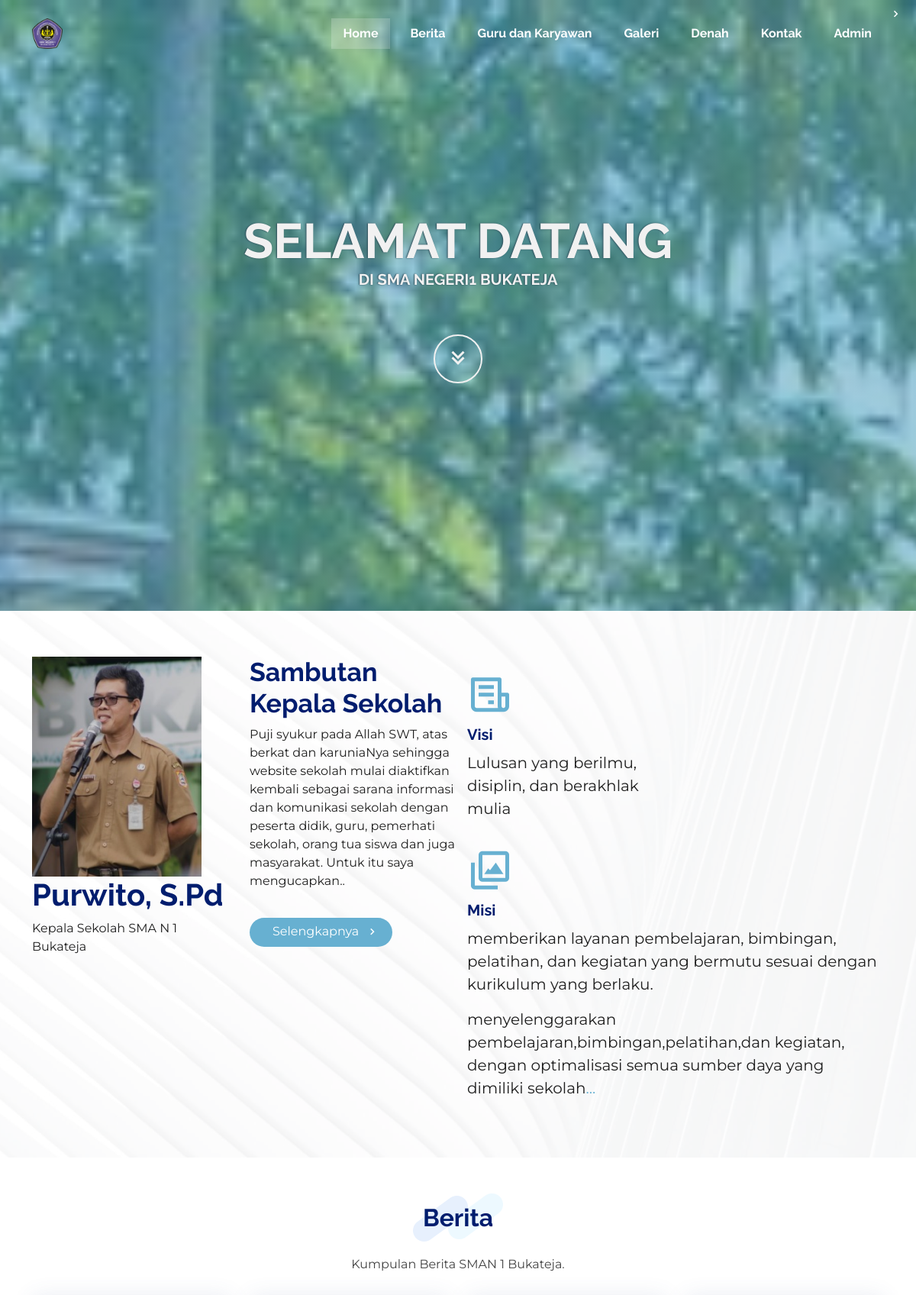
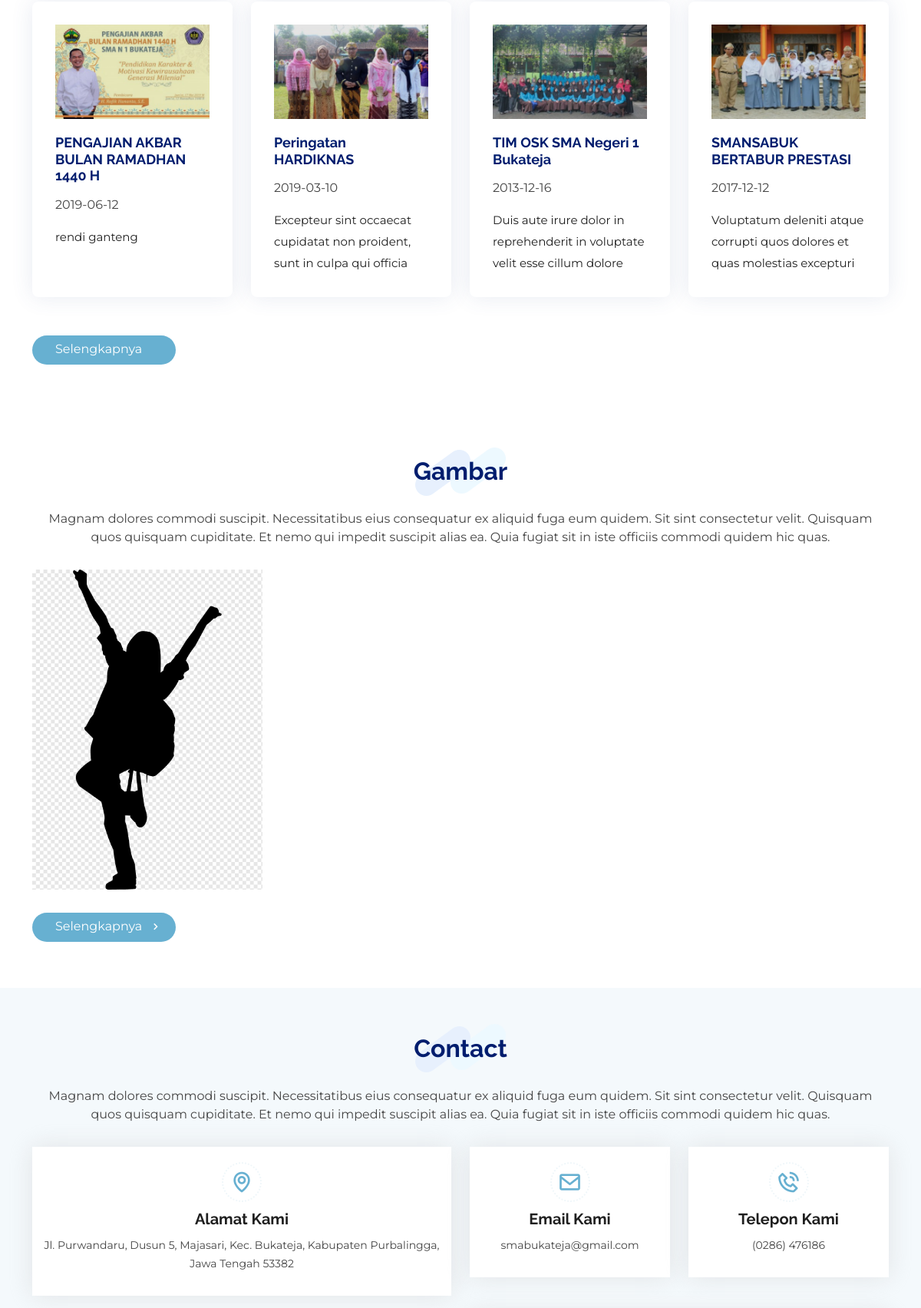
The page / (upper part) on the database its author committed (2 pictures, top to bottom).
### tables this page shows
CREATE TABLE `berita` (
  `id` int(11) NOT NULL,
  `Gambar` varchar(250) NOT NULL,
  `judul_berita` varchar(150) NOT NULL,
  `deskripsi` varchar(1000) NOT NULL,
  `tanggal` date NOT NULL
);

CREATE TABLE `tb_gambar` (
  `id_gambar` int(11) NOT NULL,
  `gambar` varchar(255) NOT NULL,
  `keterangan` varchar(255) NOT NULL,
  `tipe_gambar` varchar(255) NOT NULL,
  `ukuran_gambar` int(11) NOT NULL
);

### index.php (the view, shortened to what this page needs)
<?php
include_once("config.php");
if (!$result_berita = $koneksi->query("SELECT * FROM berita ORDER BY id DESC")) {
}
?>
<!DOCTYPE html>
<html lang="en">
<?php include('config.php'); ?>
<head>
  <link href="assets/vendor/aos/aos.css" rel="stylesheet">
  <link href="assets/vendor/bootstrap/css/bootstrap.min.css" rel="stylesheet">
  <link href="assets/vendor/bootstrap-icons/bootstrap-icons.css" rel="stylesheet">
  <link href="assets/vendor/boxicons/css/boxicons.min.css" rel="stylesheet">
  <link href="assets/vendor/glightbox/css/glightbox.min.css" rel="stylesheet">
  <link href="assets/vendor/swiper/swiper-bundle.min.css" rel="stylesheet">
  <link href="assets/css/style.css" rel="stylesheet">
</head>
<body>
  <header id="header" class="fixed-top header-transparent">
    <div class="container d-flex align-items-center justify-content-between">
      <div class="logo">
        <a href="index.html"><img src="assets/img/logo.png" alt="" class="img-fluid"></a>
      </div>
      <nav id="navbar" class="navbar">
        <ul>
          <li><a class="nav-link scrollto active" href="#hero">Home</a></li>
          <li><a class="nav-link scrollto" href="#berita">Berita</a></li>
          <li><a class="nav-link scrollto" href="#services">Guru dan Karyawan</a></li>
          <li><a class="nav-link scrollto" href="#portfolio">Galeri</a></li>
          <li><a class="nav-link scrollto" href="#team">Denah</a></li>
          <li><a class="nav-link scrollto" href="#contact">Kontak</a></li>
          <li><a class="nav-link scrollto" href="login.php">Admin</a></li>
        </ul>
      </nav>
    </div>
  </header>
  <section id="hero">
    <div class="hero-container" data-aos="fade-up">
      <h1>Selamat Datang</h1>
      <h2>di SMA Negeri1 Bukateja</h2>
      <a href="#about" class="btn-get-started scrollto"><i class="bx bx-chevrons-down"></i></a>
    </div>
  </section>
  <main id="main">
    <section id="about" class="about">
      <div class="container">
        <div class="row">
          <div class="col-xl-3" data-aos="fade-up">
            <img src="assets/img/Gambar/Kepsek/kepsek.png" alt="">
            <h1><b>Purwito, S.Pd</b></h1>
            <p>Kepala Sekolah SMA N 1 Bukateja</p>
          </div>
          <div class="content col-xl-3 d-flex align-items-stretch" data-aos="fade-up">
            <div class="content">
              <h3>Sambutan Kepala Sekolah</h3>
              <p>
                Puji syukur pada Allah SWT, atas berkat dan karuniaNya sehingga website sekolah mulai diaktifkan kembali sebagai sarana informasi dan komunikasi sekolah dengan peserta didik, guru, pemerhati sekolah, orang tua siswa dan juga masyarakat. Untuk itu saya mengucapkan..
              </p>
              <a href="sambutan.php" class="about-btn">Selengkapnya <i class="bx bx-chevron-right"></i></a>
            </div>
          </div>
          <div class="col-xl-6 d-flex align-items-stretch">
            <div class="icon-boxes d-flex flex-column justify-content-center">
              <div class="row">
                <div class="col-xl-6 col-lg-6 icon-box" data-aos="fade-up" data-aos-delay="100">
                  <i class="bx bx-receipt"></i>
                  <h4>Visi</h4>
                  <p>Lulusan yang berilmu, disiplin, dan berakhlak mulia</p>
                </div>
                <div class="col-md icon-box" data-aos="fade-up" data-aos-delay="300">
                  <i class="bx bx-images"></i>
                  <h4>Misi</h4>
                  <p>memberikan layanan pembelajaran, bimbingan, pelatihan, dan kegiatan yang bermutu sesuai dengan kurikulum yang berlaku.</p>
                  <p>menyelenggarakan pembelajaran,bimbingan,pelatihan,dan kegiatan, dengan optimalisasi semua sumber daya yang dimiliki sekolah<a href="visimisi.html" style="text-decoration: none;">...</a></p>
                </div>
              </div>
            </div>
          </div>
        </div>
      </div>
    </section>
    <section id="berita" class="berita">
      <div class="container">
        <div class="section-title" data-aos="fade-in" data-aos-delay="100">
          <h2>Berita</h2>
          <p>Kumpulan Berita SMAN 1 Bukateja.</p>
        </div>
        <div class="row">
        <?php
          while ($berita_data = mysqli_fetch_array($result_berita)) {
            ?>
          <div class="col-md-6 col-lg-3 d-flex align-items-stretch mb-5 mb-lg-0">
            <div class="icon-box" data-aos="fade-up">
              <div class="images"><img class="img-full" width="100%" src="foto/<?=$berita_data['Gambar']?>"></div>
              <h4 class="title"><?=$berita_data['judul_berita']?></a></h4>
              <p><?=$berita_data['tanggal']?></p>
              <p class="description"> <?=$berita_data['deskripsi']?></p>
            </div>
          </div>
          <?php
          }
          ?>
        </div>
        <a href="berita-detailds.html" class="berita-btn" data-aos="fade-in" data-aos-delay="100">Selengkapnya <i class="bx bx-chevron-right"></i></a>
      </div>
    </section>
    <section id="portfolio" class="portfolio">
      <div class="container">
        <div class="section-title" data-aos="fade-in" data-aos-delay="100">
          <h2>Gambar</h2>
          <p>Magnam dolores commodi suscipit. Necessitatibus eius consequatur ex aliquid fuga eum quidem. Sit sint consectetur velit. Quisquam quos quisquam cupiditate. Et nemo qui impedit suscipit alias ea. Quia fugiat sit in iste officiis commodi quidem hic quas.</p>
        </div>
        <div class="row portfolio-container" data-aos="fade-up">
          <?php
          $sql = "SELECT * FROM tb_gambar";
          $query = mysqli_query($koneksi, $sql);
          while ($siswa = mysqli_fetch_array($query)) { ?>
            <div class="col-lg-4 col-md-6 portfolio-item filter-app">
              <div class="portfolio-wrap">
                <img src="./files/<?php echo $siswa['gambar']; ?>" class="img-fluid" alt="" width="300px">
              </div>
            </div>
          <?php } ?>
        </div>
        <a href="gambar-details.php" class="portofolio-btn" data-aos="fade-in" data-aos-delay="100">Selengkapnya <i class="bx bx-chevron-right"></i></a>
    </section>
    <section id="contact" class="contact section-bg">
      <div class="container" data-aos="fade-up">
        <div class="section-title">
          <h2>Contact</h2>
          <p>Magnam dolores commodi suscipit. Necessitatibus eius consequatur ex aliquid fuga eum quidem. Sit sint consectetur velit. Quisquam quos quisquam cupiditate. Et nemo qui impedit suscipit alias ea. Quia fugiat sit in iste officiis commodi quidem hic quas.</p>
        </div>
        <div class="row">
          <div class="col-lg-6">
            <div class="info-box mb-4">
              <i class="bx bx-map"></i>
              <h3>Alamat Kami</h3>
              <p>Jl. Purwandaru, Dusun 5, Majasari, Kec. Bukateja, Kabupaten Purbalingga, Jawa Tengah 53382</p>
            </div>
          </div>
          <div class="col-lg-3 col-md-6">
            <div class="info-box  mb-4">
              <i class="bx bx-envelope"></i>
              <h3>Email Kami</h3>
              <p>smabukateja@gmail.com</p>
            </div>
          </div>
          <div class="col-lg-3 col-md-6">
            <div class="info-box  mb-4">
              <i class="bx bx-phone-call"></i>
              <h3>Telepon Kami</h3>
              <p>(0286) 476186</p>
            </div>
          </div>
        </div>
      </div>
    </section>
</body>
</html>

### rows shown on the page
berita: Gambar (picture), judul_berita "PENGAJIAN AKBAR BULAN RAMADHAN 1440 H", tanggal "2019-06-12", deskripsi "rendi ganteng"
berita: Gambar (picture), judul_berita "Peringatan HARDIKNAS", tanggal "2019-03-10", deskripsi "Excepteur sint occaecat cupidatat non proident, sunt in culpa qui officia"
berita: Gambar (picture), judul_berita "TIM OSK SMA Negeri 1 Bukateja", tanggal "2013-12-16", deskripsi "Duis aute irure dolor in reprehenderit in voluptate velit esse cillum dolore"
berita: Gambar (picture), judul_berita "SMANSABUK BERTABUR PRESTASI", tanggal "2017-12-12", deskripsi "Voluptatum deleniti atque corrupti quos dolores et quas molestias excepturi"
tb_gambar: gambar (picture)
